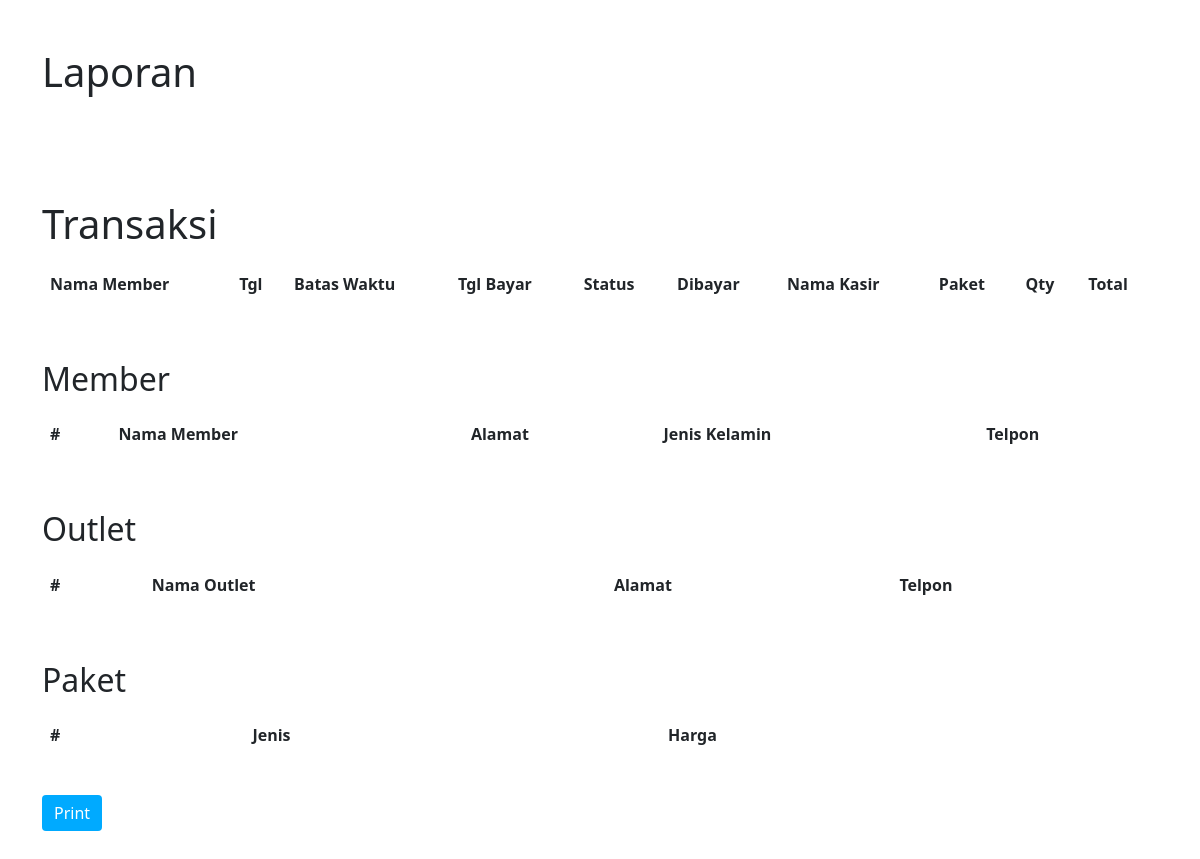
/transaksi/laporan.php (signed in), run on an earlier commit of the app's database.
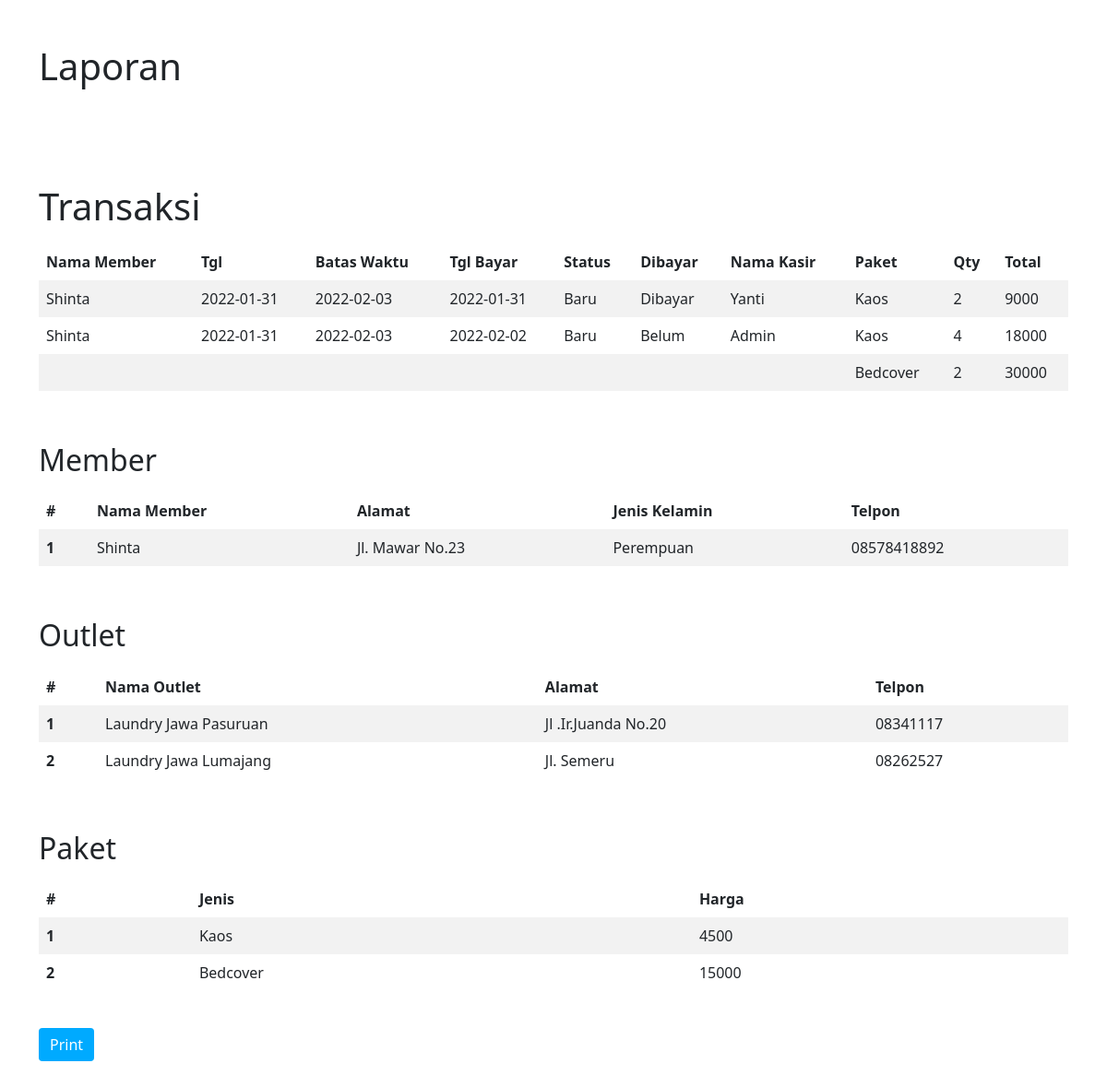
And on a later commit of the database.
### tables this page shows
CREATE TABLE `transaksi` (
  `id` int(11) NOT NULL,
  `id_member` int(11) NOT NULL,
  `tgl` date NOT NULL,
  `batas_waktu` date NOT NULL,
  `tgl_bayar` date NOT NULL,
  `status` enum('Baru','Proses','Selesai','Diambil') NOT NULL,
  `dibayar` enum('Dibayar','Belum') NOT NULL,
  `id_user` int(11) NOT NULL
);

CREATE TABLE `member` (
  `id` int(11) NOT NULL,
  `nama_member` varchar(100) NOT NULL,
  `alamat` text NOT NULL,
  `jenis_kelamin` enum('Laki-laki','Perempuan') NOT NULL,
  `telpon` varchar(15) NOT NULL
);

CREATE TABLE `user` (
  `id` int(11) NOT NULL,
  `nama_user` varchar(100) NOT NULL,
  `username` varchar(30) NOT NULL,
  `password` text NOT NULL,
  `role` enum('Admin','Kasir','Owner') NOT NULL
);

CREATE TABLE `paket` (
  `id` int(11) NOT NULL,
  `jenis` enum('Kiloan','Selimut','Bedcover','Kaos') NOT NULL,
  `harga` int(11) NOT NULL
);

CREATE TABLE `detail_transaksi` (
  `id_detail` int(11) NOT NULL,
  `id_transaksi` int(11) NOT NULL,
  `id_paket` int(11) NOT NULL,
  `qty` int(11) NOT NULL
);

CREATE TABLE `outlet` (
  `id` int(3) NOT NULL,
  `nama_outlet` varchar(100) NOT NULL,
  `alamat` varchar(100) NOT NULL,
  `telpon` varchar(50) NOT NULL
);

### utility/utils.php (called while the page is built, shortened)
<?php
function titleize($name) {
	return ucwords(str_replace("_", " ", $name));
}
?>

### transaksi/utils.php (the view, shortened to what this page needs)
<?php
require_once "../utility/utils.php";
require_once "../koneksi.php";
?>
		<?php
function extract_transaksi_as_table_data($data, $prev_id = null, $converters = null)
{
	$id = null;
	$is_descendant = false;
	$visible_columns_in_descendants = ["paket", "qty", "total"];
	foreach ($data as $key => $value) {
		if ($key === "id")
		{
			$id = $value;
			$is_descendant = $prev_id === $value;
			continue;
		}
		if ($is_descendant)
		{
			if (!in_array($key, $visible_columns_in_descendants)) {
				?>
				<td></td>
				<?php
			} else {
				$content = isset($converters[$key]) ? $converters[$key]($value) : titleize($value);
				?>
				<td><?= $content ?></td>
				<?php
			}
		}
		else
		{
			$content = isset($converters[$key]) ? $converters[$key]($value) : titleize($value);
			?>
			<td><?= $content ?></td>
			<?php
		}
	}
	return $id;
}
function list_table_transaksi()
{
	global $conn;
	$query_transaksi = mysqli_query($conn, "SELECT t.id, m.nama_member, t.tgl, t.batas_waktu, t.tgl_bayar, t.status, t.dibayar, u.nama_user as nama_kasir, p.jenis as paket, d_t.qty, p.harga * d_t.qty as total FROM transaksi t, detail_transaksi d_t, paket p, member m, user u WHERE t.id_member = m.id AND t.id_user = u.id AND t.id = d_t.id_transaksi AND p.id = d_t.id_paket");
	$converters = ["status", "dibayar"];
	?>
	<table class="table table-striped table-borderless mt-3">
		<thead>
			<tr>
				<?php foreach (mysqli_fetch_fields($query_transaksi) as $field) : if ($field->name === "id") continue; ?>
					<th scope="col"> <?= ucwords(str_replace("_", " ", $field->name)) ?> </th>
				<?php endforeach; ?>
			</tr>
		</thead>
		<tbody>
			<?php
			$prev_id = null;
			while ($data = mysqli_fetch_assoc($query_transaksi)) {
			?>
				<tr>
					<?php $prev_id = extract_transaksi_as_table_data($data, $prev_id, $converters); ?>
				</tr>
			<?php
			}
			?>
		</tbody>
	</table>
<?php
}
?>

### transaksi/laporan.php (shortened to what this page needs)
<?php
require_once "../author/login_guard.php";
require_once "../componen/bootstrap.php";
require_once "../componen/report_table.php";
?>
<!DOCTYPE html>
<html lang="en">
<head>
	<?php bootstrap_css(); ?>
</head>
<body>
	<main class="container py-5">
		<div class="row">
			<div class="col">
				<h1>Laporan</h1><br><br><br><br>
				<h1>Transaksi</h1>
				<?php
				require_once "utils.php";
				require_once "../koneksi.php";
				list_table_transaksi();
				$query_member = mysqli_query($conn, "SELECT * FROM `member` ORDER BY id");
				$query_outlet = mysqli_query($conn, "SELECT * FROM `outlet` ORDER BY id");
				$query_paket = mysqli_query($conn, "SELECT * FROM `paket` ORDER BY id");
				echo "<br>";
				echo "<h2 class='mt-3'>Member</h2>";
				report_table($query_member);
				echo "<br>";
				echo "<h2 class='mt-3'>Outlet</h2>";
				echo "<br>";
				echo "<h2 class='mt-3'>Paket</h2>";
				echo "<br>";
				?>
				<button class="btn btn-primary" onclick="const printBtn = document.getElementById('print-btn'); printBtn.hidden = true; window.print();" id="print-btn" style="background-color: rgb(0, 170, 255); border: rgb(0, 170, 255);">Print</button>
			</div>
		</div>
	</main>
</body>
</html>

### componen/bootstrap.php (shortened to what this page needs)
<?php
function bootstrap_css()
{
?>
	<link href="https://cdn.jsdelivr.net/npm/bootstrap@5.1.3/dist/css/bootstrap.min.css" rel="stylesheet">
	<link href="/css/style.css" rel="stylesheet">
<?php
}
?>

### componen/report_table.php
<?php
function extract_as_table_data($data, $converters = null)
{
	foreach ($data as $key => $value) {
		if ($key === "id") continue;
		$content = isset($converters[$key]) ? $converters[$key]($value) : titleize($value);
?>
		<td><?= $content ?></td>
	<?php
	}
}
function report_table($mysqli_result, $converters = null)
{
	?>
	<table class="table table-striped table-borderless mt-3">
		<thead>
			<tr>
				<th> # </th>
				<?php foreach (mysqli_fetch_fields($mysqli_result) as $field) : if ($field->name === "id") continue; ?>
					<th scope="col"> <?= ucwords(str_replace("_", " ", $field->name)) ?> </th>
				<?php endforeach; ?>
			</tr>
		</thead>
		<tbody>
			<?php
			$no = 0;
			while ($data = mysqli_fetch_assoc($mysqli_result)) {
				++$no;
			?>
				<tr>
					<th scope="row"><?= $no ?></th>
					<?php extract_as_table_data($data, $converters); ?>
				</tr>
			<?php
			}
			?>
		</tbody>
	</table>
<?php
}
?>

What changed in the data, as far as the page shows it:
added transaksi: id_member.nama_member "Shinta", tgl "2022-01-31", batas_waktu "2022-02-03", tgl_bayar "2022-01-31", status "Baru", dibayar "Dibayar", id_user.nama_user "Yanti", paket.jenis "Kaos", detail_transaksi.qty "2", content "9000"
added transaksi: id_member.nama_member "Shinta", tgl "2022-01-31", batas_waktu "2022-02-03", tgl_bayar "2022-02-02", status "Baru", dibayar "Belum", id_user.nama_user "Admin", paket.jenis "Kaos", detail_transaksi.qty "4", content "18000", paket.jenis "Bedcover", detail_transaksi.qty "2", content "30000"
added member: nama_member "Shinta", alamat "Jl. Mawar No.23", jenis_kelamin "Perempuan", telpon "08578418892"
added outlet: nama_outlet "Laundry Jawa Pasuruan", alamat "Jl .Ir.Juanda No.20", telpon "08341117"
added outlet: nama_outlet "Laundry Jawa Lumajang", alamat "Jl. Semeru", telpon "08262527"
added paket: jenis "Kaos", harga "4500"
added paket: jenis "Bedcover", harga "15000"
